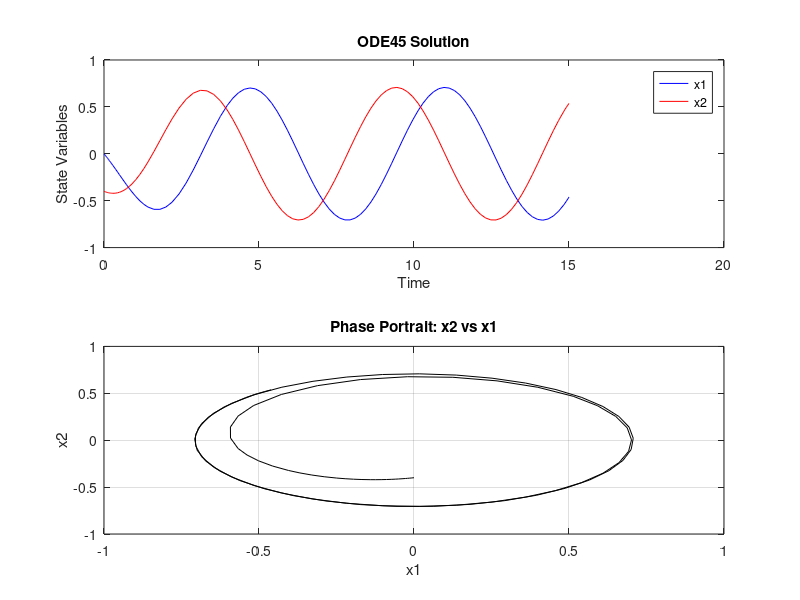

Write MATLAB code to recreate this figure.
clear all; 
close all;

% Define the system of ODEs
ode_system = @(t, y) [y(2) + y(1)*(0.5 - y(1)^2 - y(2)^2); 
                      -y(1) + y(2)*(0.5 - y(1)^2 - y(2)^2)];

% Set initial conditions and time span
initial_conditions = [0; -0.4];
t_span = [0, 15];

% Solve the ODE using ode45
[t, y] = ode45(ode_system, t_span, initial_conditions);

% Plot the results
figure;

% Plot x1 and x2 as functions of time
subplot(2, 1, 1);
plot(t, y(:,1), 'b', t, y(:,2), 'r');
title('ODE45 Solution');
xlabel('Time');
ylabel('State Variables');
legend('x1', 'x2');

% Plot x2 versus x1
subplot(2, 1, 2);
plot(y(:,1), y(:,2), 'k');
title('Phase Portrait: x2 vs x1');
xlabel('x1');
ylabel('x2');
grid on;


% Display the final values
disp('Final values:');
disp(['x1: ', num2str(y(end, 1))]);
disp(['x2: ', num2str(y(end, 2))]);